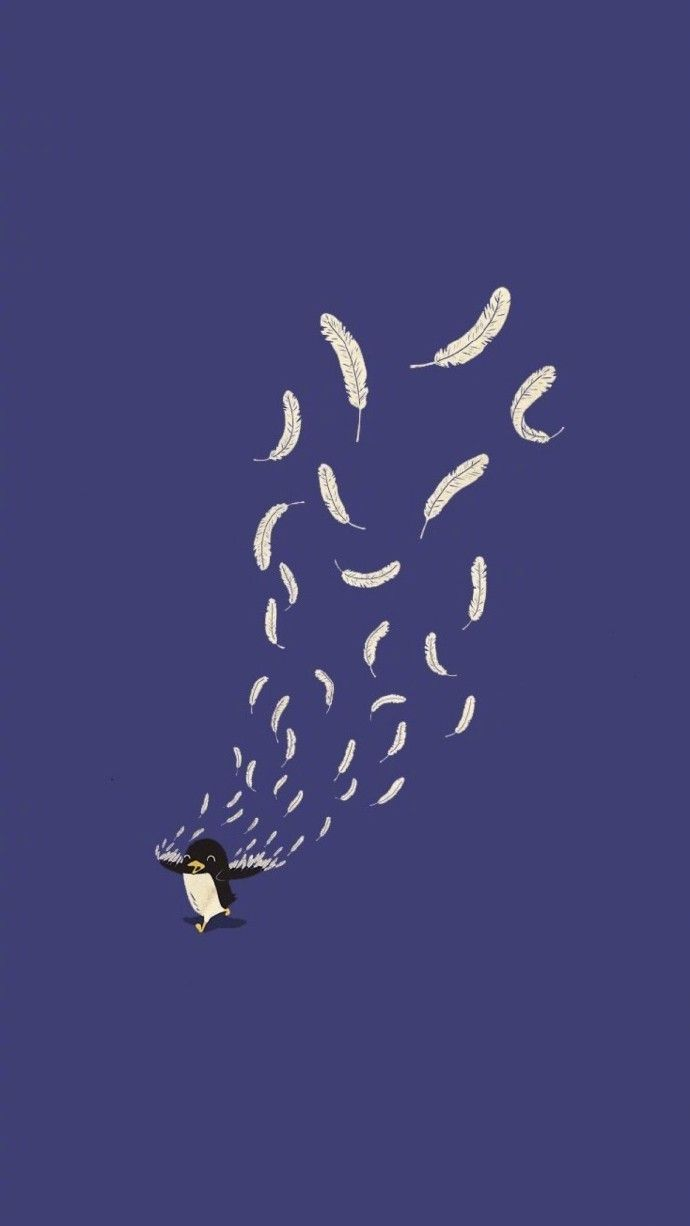
//> input picture 加图测试/加图测试/1.jpg, 690 x 1226 px
$ ./加图测试   (built with g++ and OpenCV 4)
//> lines starting //> are read from the running program, lines starting //| are printed output that depends on the picture
// 加图测试.cpp : 此文件包含 "main" 函数。程序执行将在此处开始并结束。
//

#include "pch.h"
#include <iostream>
#include<opencv2/core/core.hpp>
#include<opencv2/highgui/highgui.hpp>
using namespace std;
using namespace cv;


int main()
{
	Mat image = imread("1.jpg", 1);
//> image is the input picture: 1226 rows x 690 cols, CV_8UC3; mean B, G, R 116.6, 66.3, 66.5
	Mat scImage = imread("2.jpg");
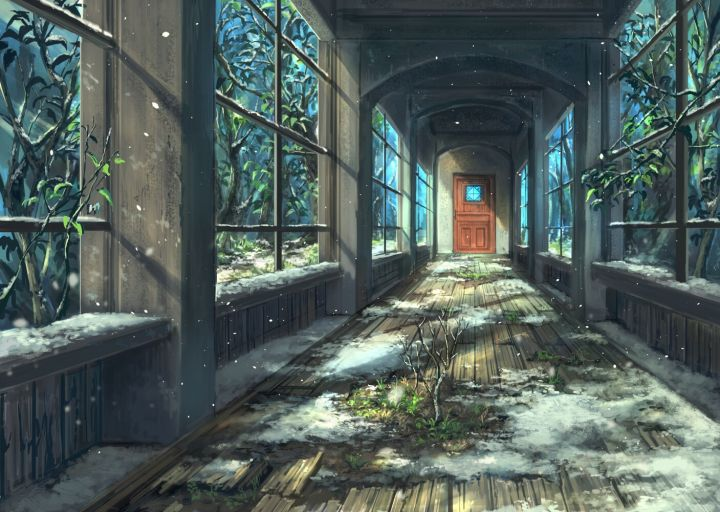
//> input picture 加图测试/加图测试/2.jpg, 720 x 512 px
//> scImage is the input picture: 512 rows x 720 cols, CV_8UC3; mean B, G, R 92.6, 96.2, 81.6
	Mat ImageROI = image(Rect(100, 100, 50, 50));
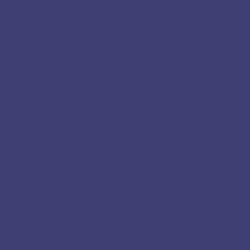
//> ImageROI: 50 rows x 50 cols, CV_8UC3 (shown 5 times larger); mean B, G, R 115, 63, 63
//> (the run ends here: the program stops with an error, at `addWeighted(ImageROI, 0.5, image, 0.3, 0, ImageROI);`)
